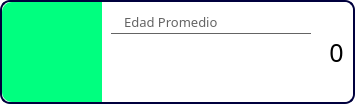
                        <widget class="QFrame" name="frame_7">
                         <property name="minimumSize">
                          <size>
                           <width>0</width>
                           <height>104</height>
                          </size>
                         </property>
                         <property name="maximumSize">
                          <size>
                           <width>16777215</width>
                           <height>104</height>
                          </size>
                         </property>
                         <property name="styleSheet">
                          <string notr="true">background-color: rgb(255, 255, 255);
border: 2px solid rgb(0, 0, 61);
border-radius: 10px;</string>
                         </property>
                         <property name="frameShape">
                          <enum>QFrame::StyledPanel</enum>
                         </property>
                         <property name="frameShadow">
                          <enum>QFrame::Raised</enum>
                         </property>
                         <layout class="QHBoxLayout" name="horizontalLayout_41">
                          <property name="spacing">
                           <number>0</number>
                          </property>
                          <property name="leftMargin">
                           <number>0</number>
                          </property>
                          <property name="topMargin">
                           <number>0</number>
                          </property>
                          <property name="rightMargin">
                           <number>0</number>
                          </property>
                          <property name="bottomMargin">
                           <number>0</number>
                          </property>
                          <item>
                           <widget class="QLabel" name="label_31">
                            <property name="minimumSize">
                             <size>
                              <width>100</width>
                              <height>100</height>
                             </size>
                            </property>
                            <property name="maximumSize">
                             <size>
                              <width>100</width>
                              <height>100</height>
                             </size>
                            </property>
                            <property name="font">
                             <font>
                              <family>Circular Std</family>
                              <pointsize>10</pointsize>
                             </font>
                            </property>
                            <property name="styleSheet">
                             <string notr="true">border: none;
border-radius: 0px;
border-top-left-radius: 10px;
border-bottom-left-radius: 10px;
background-color: rgb(0, 255, 127);
padding: 10px;</string>
                            </property>
                            <property name="text">
                             <string/>
                            </property>
                            <property name="pixmap">
                             <pixmap>:/icons/age-group.png</pixmap>
                            </property>
                            <property name="scaledContents">
                             <bool>false</bool>
                            </property>
                            <property name="alignment">
                             <set>Qt::AlignCenter</set>
                            </property>
                           </widget>
                          </item>
                          <item alignment="Qt::AlignTop">
                           <widget class="QFrame" name="frame_26">
                            <property name="styleSheet">
                             <string notr="true">border: none;</string>
                            </property>
                            <property name="frameShape">
                             <enum>QFrame::StyledPanel</enum>
                            </property>
                            <property name="frameShadow">
                             <enum>QFrame::Raised</enum>
                            </property>
                            <layout class="QVBoxLayout" name="verticalLayout_70">
                             <item>
                              <widget class="QLabel" name="label_33">
                               <property name="minimumSize">
                                <size>
                                 <width>200</width>
                                 <height>23</height>
                                </size>
                               </property>
                               <property name="maximumSize">
                                <size>
                                 <width>200</width>
                                 <height>23</height>
                                </size>
                               </property>
                               <property name="font">
                                <font>
                                 <family>Circular Std</family>
                                 <pointsize>10</pointsize>
                                </font>
                               </property>
                               <property name="styleSheet">
                                <string notr="true">border: none;
border-radius: none;
border-bottom: 1px solid rgb(100, 100, 100);
color: rgb(100, 100, 100);</string>
                               </property>
                               <property name="text">
                                <string>   Edad Promedio</string>
                               </property>
                              </widget>
                             </item>
                            </layout>
                           </widget>
                          </item>
                          <item>
                           <widget class="QFrame" name="frame_25">
                            <property name="styleSheet">
                             <string notr="true">border: none;</string>
                            </property>
                            <property name="frameShape">
                             <enum>QFrame::StyledPanel</enum>
                            </property>
                            <property name="frameShadow">
                             <enum>QFrame::Raised</enum>
                            </property>
                            <layout class="QVBoxLayout" name="verticalLayout_69">
                             <item>
                              <widget class="QLabel" name="lbl_edad_promedio">
                               <property name="minimumSize">
                                <size>
                                 <width>0</width>
                                 <height>30</height>
                                </size>
                               </property>
                               <property name="maximumSize">
                                <size>
                                 <width>16777215</width>
                                 <height>30</height>
                                </size>
                               </property>
                               <property name="font">
                                <font>
                                 <family>Circular Std</family>
                                 <pointsize>19</pointsize>
                                </font>
                               </property>
                               <property name="styleSheet">
                                <string notr="true">border: none;</string>
                               </property>
                               <property name="text">
                                <string>0</string>
                               </property>
                               <property name="alignment">
                                <set>Qt::AlignCenter</set>
                               </property>
                              </widget>
                             </item>
                            </layout>
                           </widget>
                          </item>
                         </layout>
                        </widget>
